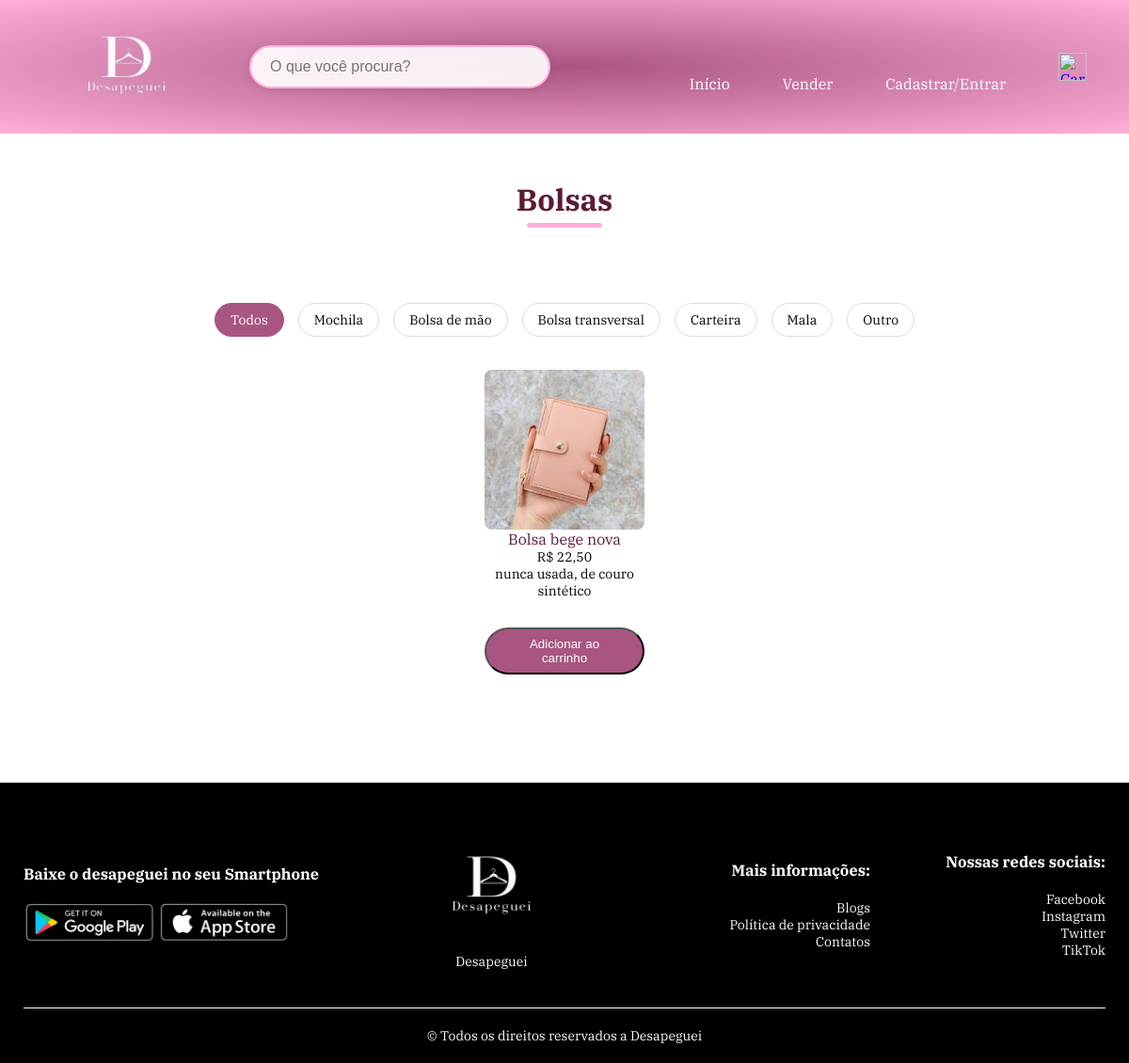
Page /categorias/bolsas.php on the committed database.
### tables this page shows
CREATE TABLE `anuncios` (
  `id` int(11) NOT NULL,
  `usuario_id` int(11) NOT NULL,
  `titulo` varchar(255) NOT NULL,
  `descricao` text NOT NULL,
  `estado` enum('novo','usado') NOT NULL,
  `categoria` varchar(50) NOT NULL,
  `preco` decimal(10,2) NOT NULL,
  `imagens` text DEFAULT NULL,
  `data_criacao` datetime DEFAULT current_timestamp(),
  `subcategoria` varchar(100) DEFAULT NULL
);

### categorias/bolsas.php (the view, shortened to what this page needs)
<?php
require_once __DIR__ . '/../php/conexao.php';
$categoria = 'bolsas';
$subcategoria = $_GET['subcategoria'] ?? '';
if ($subcategoria) {
    $stmt = $pdo->prepare("SELECT * FROM anuncios WHERE categoria = ? AND subcategoria = ?");
    $stmt->execute([$categoria, $subcategoria]);
} else {
    $stmt = $pdo->prepare("SELECT * FROM anuncios WHERE categoria = ?");
    $stmt->execute([$categoria]);
}
$anuncios = $stmt->fetchAll();
?>
<!DOCTYPE html>
<html lang="pt-br">
<head>
    <link rel="stylesheet" href="../assets/css/style.css" />
</head>
<body>
<div class="banner">
    <div class="container">
        <div class="navbar">
            <div class="logo">
                <a href="../index.php"><img src="../assets/img/logoTeste.png" alt="desapeguei" width="180"></a>
            </div>
            <form class="barra-pesquisa" action="../php/buscar.php" method="GET">
                    <input type="search" name="q" placeholder="O que você procura?">
            </form>
            <nav>
                <ul id="menuItens">
                    <li><a href="../index.php">Início</a></li>
                    <li><a href="../vender.php">Vender</a></li>
                    <?php if (isset($_SESSION['usuario'])): ?>
                        <li class="dropdown">
                            <a href="../php/minha_conta.php" class="dropbtn">Minha Conta</a>
                            <div class="dropdown-content">
                                <a href="../php/minha_loja.php">Minha Loja</a>
                                <a href="../php/logout.php">Sair</a>
                            </div>
                        </li>
                    <?php else: ?>
                        <li><a href="../cadastro.html">Cadastrar/Entrar</a></li>
                    <?php endif; ?>
                </ul>
            </nav>
            <a href="../php/carrinho.php" id="btnCarrinho">
                <img src="../assets/img/carrinho (2).png" alt="Carrinho" width="30px" height="30px">
            </a>
        </div>
    </div>
</div>
<div class="pagina-busca">
    <div class="container">
        <h1 class="titulo">Bolsas</h1>
        <div class="filtros">
            <a href="bolsas.php" class="btn-filtro <?= empty($_GET['subcategoria']) ? 'ativo' : '' ?>">Todos</a>
            <a href="bolsas.php?subcategoria=mochila" class="btn-filtro <?= ($_GET['subcategoria'] ?? '') === 'mochila' ? 'ativo' : '' ?>">Mochila</a>
            <a href="bolsas.php?subcategoria=bolsa_de_mao" class="btn-filtro <?= ($_GET['subcategoria'] ?? '') === 'bolsa_de_mao' ? 'ativo' : '' ?>">Bolsa de mão</a>
            <a href="bolsas.php?subcategoria=bolsa_transversal" class="btn-filtro <?= ($_GET['subcategoria'] ?? '') === 'bolsa_transversal' ? 'ativo' : '' ?>">Bolsa transversal</a>
            <a href="bolsas.php?subcategoria=carteira" class="btn-filtro <?= ($_GET['subcategoria'] ?? '') === 'carteira' ? 'ativo' : '' ?>">Carteira</a>
            <a href="bolsas.php?subcategoria=mala" class="btn-filtro <?= ($_GET['subcategoria'] ?? '') === 'mala' ? 'ativo' : '' ?>">Mala</a>
            <a href="bolsas.php?subcategoria=outro" class="btn-filtro <?= ($_GET['subcategoria'] ?? '') === 'outro' ? 'ativo' : '' ?>">Outro</a>
        </div>
        <div class="linha produtos-container">
            <?php if (count($anuncios) > 0): ?>
                <?php foreach ($anuncios as $anuncio): ?>
                    <?php
                        $imagens = explode(',', $anuncio['imagens']);
                        $imagem_principal = $imagens[0] ?? 'placeholder.png';
                    ?>
                    <div class="col-4 produto" onclick="window.location.href='../php/produto.php?id=<?= $anuncio['id'] ?>'">
                        <div class="produto-conteudo">
                            <img src="../uploads/<?= htmlspecialchars($imagem_principal) ?>" alt="<?= htmlspecialchars($anuncio['titulo']) ?>">
                            <h4><?= htmlspecialchars($anuncio['titulo']) ?></h4>
                            <p>R$ <?= number_format($anuncio['preco'], 2, ',', '.') ?></p>
                            <p><?= htmlspecialchars($anuncio['descricao']) ?></p>
                        </div>
                        <form action="../php/adicionar_carrinho.php" method="POST" class="form-adicionar" onclick="event.stopPropagation();">
                            <button type="submit" class="btn btn-adicionar-carrinho">Adicionar ao carrinho</button>
                        </form>
                    </div>
                <?php endforeach; ?>
            <?php endif; ?>
        </div>
    </div>
</div>
<footer class="rodape">
    <div class="container">
        <div class="linha">
            <div class="rodape-col-1">
                <h3>Baixe o desapeguei no seu Smartphone</h3>
                <div class="app-logo">
                    <img src="../assets/img/google.png" alt="">
                    <img src="../assets/img/apple.png" alt="">
                </div>
            </div>
            <div class="rodape-col-2">
                <img src="../assets/img/logoTeste.png" alt="">
                <p>Desapeguei</p>
            </div>
            <div class="rodape-col-3">
                <h3>Mais informações:</h3>
                <ul>
                    <li>Blogs</li>
                    <li>Política de privacidade</li>
                    <li>Contatos</li>
                </ul>
            </div>
            <div class="rodape-col-4">
                <h3>Nossas redes sociais:
</h3>
                <ul>
                    <li>Facebook</li>
                    <li>Instagram</li>
                    <li>Twitter</li>
                    <li>TikTok</li>
                </ul>
            </div>
        </div>
        <hr>
        <p class="direitos"> &#169; Todos os direitos reservados a Desapeguei </p>
    </div>
</footer>
</body>
</html>

### assets/css/style.css (style rules this page uses)
* { margin: 0; padding: 0; box-sizing: border-box; }
:root { --cor-padrao: #ffafd9; --cor-padrao-hover: #A85581; --cor-fonte: #fff; --cor-fonte-p: #555; --cor-btn: #A85581; --cor-btn-hover: #412c2c; --cor-btn-fonte: #000; --cor-fonte-corpo: #5D1A36; --cor-fonte-corpo-leve: #777; }
body { font-family: 'IBM Plex Serif', serif; }
.banner { background: radial-gradient(var(--cor-padrao-hover), var(--cor-padrao)); }
.container { max-width: 1300px; margin: auto; padding-right: 25px; padding-left: 25px; }
.navbar { display: flex; align-items: center; padding: 20px; }
nav { flex: 1; text-align: right; }
nav ul { display: inline-block; list-style-type: none; }
nav ul li { display: inline-block; margin-right: 20px; }
nav ul li a { text-decoration: none; color: var(--cor-fonte); }
.linha { display: flex; align-items: center; flex-wrap: wrap; justify-content: space-around; }
.btn { text-decoration: none; color: var(--cor-fonte); background: var(--cor-btn); padding:8px 30px; margin: 30px 0; border-radius: 30px; transition: background 0.6s; }
.navbar { display: flex; align-items: center; justify-content: space-between; flex-wrap: wrap; padding: 20px; gap: 20px; }
.logo { flex: 1; }
.logo img { width: 180px; transition: transform 0.3s ease; }
.barra-pesquisa { position: relative; flex: 2; max-width: 600px; margin: 0 20px; }
.barra-pesquisa input[type="search"] { width: 100%; padding: 12px 45px 12px 20px; border: 2px solid var(--cor-padrao); border-radius: 30px; font-size: 16px; background: rgba(255,255,255,0.9); transition: all 0.3s; box-shadow: 0 2px 10px rgba(0,0,0,0.1); }
nav { flex: 3; text-align: right; }
nav ul { display: inline-block; list-style: none; }
nav ul li { position: relative; transition: all 0.3s ease; }
nav ul li a { position: relative; padding: 8px 16px; transition: all 0.3s ease; display: inline-block; }
nav ul li a::after { content: ''; position: absolute; bottom: -5px; left: 50%; transform: translateX(-50%); width: 0; height: 2px; background-color: var(--cor-fonte); transition: width 0.3s ease, background-color 0.3s ease; }
.col-4 { flex-basis: 25%; max-width: 200px; padding: 10px; margin-bottom: 50px; transition : transform 0.3s; }
.col-4 img { width: 170px; height: 170px; width: 100%; display: block; object-fit: cover; margin: 0 auto; border-radius: 8px; object-position: center; }
.titulo { position: relative; line-height: 60px; margin: 0 auto 80px; text-align: center; color: var(--cor-fonte-corpo); }
.titulo::after { content: ''; background-color: var(--cor-padrao); width: 80px; height: 5px; border-radius: 5px; position: absolute; bottom: 0; left: 50%; transform: translateX(-50%); }
h4 { color: var(--cor-fonte-corpo); font-weight: normal; }
.col-4 p { font-size: 14px; }
.rodape { background: var(--cor-btn-fonte); color: var(--cor-fonte); padding: 60px 0 20px; font-size: 14px; }
.rodape h3 { color: var(--cor-fonte); margin-bottom: 20px; }
.rodape-col-1,.rodape-col-2 ,.rodape-col-3, .rodape-col-4 { min-width: 250px; margin-bottom: 20px; }
.rodape-col-1 { flex-basis: 30% }
.rodape-col-2 { flex: 1; text-align: center; }
.rodape-col-2 img { width: 180px; margin-bottom: 20px; }
.rodape-col-3, .rodape-col-4 { flex-basis: 12%; text-align: right; }
ul { list-style-type: none; }
.app-logo { margin-top: 20px; }
.app-logo img { width: 140px; }
.rodape hr { border: none; height: 1px; background: var(--cor-fonte); margin: 20px 0; }
.direitos { text-align: center; }
.filtros { display: flex; justify-content: center; gap: 15px; margin: 20px 0; }
.btn-filtro { text-decoration: none; padding: 8px 15px; background: white; border: 1px solid var(--cor-padrao-hover); border-radius: 20px; cursor: pointer; }
.produto { text-align: center; margin-bottom: 30px; padding: 15px; border-radius: 10px; transition: all 0.3s; }
.pagina-busca { padding: 40px 0; min-height: 60vh; }
.btn-filtro { padding: 8px 16px; border: 1px solid #ddd; border-radius: 20px; background: white; color: var(--cor-btn-fonte); cursor: pointer; transition: all 0.3s; font-size: 14px; }
.btn-filtro:hover, .btn-filtro.ativo { background: var(--cor-btn); color: white; border-color: var(--cor-btn); }

### rows in the picture
anuncios: imagens (picture), titulo "Bolsa bege nova", preco "22,50", descricao "nunca usada, de couro sintético"
